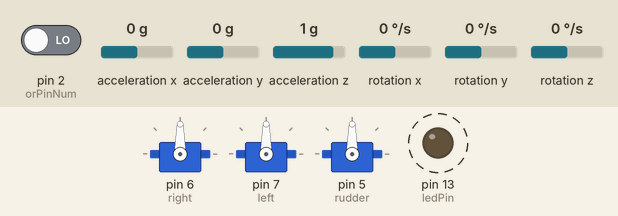
The sketch below on a simulated Arduino Nano, built for the host (arithmetic inside an expression is 32-bit, double 64-bit). Parts: 3 × servo, output pins drawn as LEDs (lit = HIGH). Dashed ring = blinking. The inputs (shaded band) are chosen by the test bench; at power-on: pin 2 (orPinNum) LOW, acceleration x 0 g, acceleration y 0 g, acceleration z 1 g, rotation x 0 °/s, rotation y 0 °/s, rotation z 0 °/s.

Above: at 0.2 s.
Timing chart, 0 to 3.0 s (numbered marks = the images above):
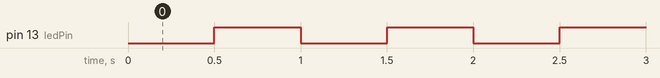

Measured:
- by itself, pin 13 (ledPin): alternates HIGH for 0.50 s and LOW for 0.50 s

The sketch:

AutopilotV4.ino
```cpp
// --------------------------------------------------------------------------
// File: AutopilotV4.ino
// Author: Jerome Hufford
// --------------------------------------------------------------------------
// Function:
// A flight controller with a manual override built for a rocket propelled
// glider utilizing a curie nano.
// --------------------------------------------------------------------------
#include <CurieIMU.h>
#include <Servo.h>
//#include <stdio.h>
#include "Globals.h"
#include "JHFilter.h"
#include "JHGuidance.h"
#include "JHController.h"

int loopCounter = 0;
int aix, aiy, aiz;
int gip, giq, gir;

JHFilter filter;
JHGuidance guidance;
JHController controller;
Servo right;
Servo left;
Servo rudder;

float hz = g_ReadRateHz;

const int ledPin =  LED_BUILTIN;
int ledState = LOW;
unsigned long previousMillis = 0;
const long interval = 500;
unsigned long microsPerReading, microsPrevious, microsNow;

// Set these pin numbers to any of the non-PWM digital pins (Note: 4 & 7 are valid)
int orPinNum = 2; // Digital pin number for the override switch (from tx/rx)
int elPinNum = 4; // Digital pin number for the elevator command (from tx/rx)

// Global override flag
bool manualOverride = false;

// Thresholds for what is considered "on" for the override switch
static int orPwmThresh = 1500; // Units: microseconds

// Initialization of global variables needed for manual PWM capture (i.e. the failsafe feature)
volatile int orPwmValue = 0;
volatile int elPwmValue = 0;
volatile int orStartTime = 0;
volatile int elStartTime = 0;

void setup() {
  // ------------------------------------------------------------------------
  // SETUP - This function only runs once at power on / reset
  // ------------------------------------------------------------------------

  Serial.begin(9600);

  pinMode(ledPin, OUTPUT);

  setupCurie();

  // Initialize state machine, nav (state est.), guidance, and control loops
  filter.begin(g_ReadRateHz, g_RCV, g_QCV);
  filter.zeroAngles(aix,aiy,aiz);
  //attach pins to servos
  right.attach(6);
  left.attach(7);
  rudder.attach(5);

  // initialize variables to pace updates to correct rate
  microsPerReading = 1000000 / hz;
  microsPrevious = micros();

  // Initialize the interrupt to look for a rising edge on the override pin
  attachInterrupt(digitalPinToInterrupt(orPinNum), orRising, RISING);
}

void loop() {

    microsNow = micros();

    if (microsNow - microsPrevious >= microsPerReading) {
        microsPrevious = microsNow;

        //loopCounter += 1;
        //Serial.println(loopCounter);

        if (manualOverride) {
           //Serial.println("Override");
           manualMode();
         }
         else {
            autoMode();
         }
         //find time one run takes
         //printStatus();
         //Serial.println(micros() - microsNow);
    }

    blinkLED();
}//end main loop


// ------------------------------------------------------------------------
// Extra Functions Here
// ------------------------------------------------------------------------

void setupCurie() {
  noInterrupts(); // Turn off all interrupts

  CurieIMU.begin();
  CurieIMU.autoCalibrateGyroOffset();

  CurieIMU.setGyroRate(g_ReadRateHz);
  CurieIMU.setAccelerometerRate(g_ReadRateHz);

  // Set the accelerometer range to 4G
  CurieIMU.setAccelerometerRange(4);
  // Set the gyroscope range to 250 degrees/second
  CurieIMU.setGyroRange(500);

  //remove this later?
  CurieIMU.autoCalibrateAccelerometerOffset(X_AXIS, 0);
  CurieIMU.autoCalibrateAccelerometerOffset(Y_AXIS, 0);
  CurieIMU.autoCalibrateAccelerometerOffset(Z_AXIS, 1);
  CurieIMU.readMotionSensor(aix, aiy, aiz, gip, giq, gir);
  interrupts(); // Turn back on all interrupts
}

void autoMode() {

  noInterrupts(); // Turn off all interrupts
  CurieIMU.readMotionSensor(aix, aiy, aiz, gip, giq, gir);
  interrupts(); // Turn back on all interrupts

  filter.updateIMU(aix, aiy, aiz, gip, giq, gir);
  guidance.inputData(filter);
  float headingCommand = guidance.getHeadingCommand();
  float rollCommand = guidance.getRollCommand();
  float pitchCommand = guidance.getPitchCommand();
  //controller.headingController(headingCommand, highpassP.output());
  controller.rollController(rollCommand, filter.getRoll(), filter.getP());
  controller.pitchController(pitchCommand, filter.getPitch(), filter.getQ());
  controller.calculateDelta(.9);

  left.write(controller.leftElevator());
  right.write(controller.rightElevator());
  rudder.write(controller.rudder());
}

void manualMode() {
  float val = ((elPwmValue * 15)/77) - (15930/77);
  left.write(180-val);
  right.write(val);
  rudder.write(90);
}

void printStatus() {

     Serial.print(" Heading = ");
  //Serial.print(heading);
  Serial.print("          roll ");
  Serial.print(filter.getRoll());
  Serial.print(" pitch ");
  Serial.print(filter.getPitch());
  Serial.print(" left ");
  Serial.print(controller.leftElevator());
   Serial.print(" right  ");
  Serial.print(controller.rightElevator());
   Serial.print(" rudder ");
  Serial.print(controller.rudder());
  Serial.print(" override ");
  Serial.print(orPwmValue);
  Serial.println();

}

void blinkLED() {
  unsigned long currentMillis = millis();

    if (currentMillis - previousMillis >= interval)
    {
        previousMillis = currentMillis;
        if (ledState == LOW) {
            ledState = HIGH;
         } else {
              ledState = LOW;
         }
    digitalWrite(ledPin, ledState);

    }
}


// This function runs when the rising edge of the override pin occurs
void orRising() {

  // Grab current time when signal went high
  orStartTime = micros(); // Units: microseconds
  // Start the interrupt that fires when the falling edge (signal low) is detected
  attachInterrupt(digitalPinToInterrupt(orPinNum), orFalling, FALLING);
}

// This function runs when the falling edge of the override pin occurs
void orFalling() {

  // Grab difference between current time (when falling edge occured) and  when
  // the rising edge occured - the delta is the pulse width
  orPwmValue = micros() - orStartTime; // Units: microseconds

  // Check if the threshold was met (i.e. the override switch was flipped on the Tx)
  if (orPwmValue > orPwmThresh) {
    // If so, set manual override flag true and start elevator cmd interrupt
    if (!manualOverride){
      manualOverride = true;
      attachInterrupt(digitalPinToInterrupt(elPinNum), elRising, RISING);
    }

  }
  else {

    // If not, set manual override flag false and detach elevator cmd interrupt
    manualOverride = false;
    detachInterrupt(digitalPinToInterrupt(elPinNum));
  }

  // Restart the interrupt that fires when the rising edge (signal high) is detected
  attachInterrupt(digitalPinToInterrupt(orPinNum), orRising, RISING);
}

// This function runs when the rising edge of the elevator PWM command occurs
void elRising() {
  // Grab current time when signal went high
  elStartTime = micros(); // Units: microseconds

  // Start the interrupt that fires when the falling edge (signal low) is detected
  attachInterrupt(digitalPinToInterrupt(elPinNum), elFalling, FALLING);
}

// This function runs when the falling edge of the elevator PWM command occurs
void elFalling() {
  // Grab difference between current time (when falling edge occured) and  when
  // the rising edge occured - the delta is the pulse width
  elPwmValue = micros() - elStartTime; // Units: microseconds

  // Start the interrupt that fires when the falling edge (signal low) is detected
  attachInterrupt(digitalPinToInterrupt(elPinNum), elRising, RISING);
}
```

Globals.cpp
```cpp
// (licence header left out)
#include <stdio.h>
#include "Globals.h"


const float g_ReadRateHz = 100;    // read rate
const float t = 1/g_ReadRateHz;   //read rate in sec


//FIXME: do covariances change over time???
//measurement covariance (how much each measurement is “trusted”)(R)
const float g_RCV = .001;

//process covariance (uncertainty in the modeling)(Q)
const float g_QCV = .1;

//Controller scalers
 const float g_Trim = 90;
//pitch
const float g_pitchKi = .1; //0.0135;
const float g_pitchKp = 4; //0.0263;
//q
const float g_qKi = .3;//0.676;
const float g_qKp = 0.7;
//roll
const float g_rollKi = .01;
const float g_rollKp = 3;
//p
const float g_pKi = .03;
const float g_pKp = 0.7;
//heading
const float g_headingKi = 0;
const float g_headingKp = 0;
//r
const float g_rKi = 0;
const float g_rKp = 0;

const float g_Ignore = 1000;
const float g_Glide = -3.5;
const float g_Zero = 0;
const float g_Launch = -1000;

const float g_GainGlide = 1;
const float g_GainBoost = 1;
```

Globals.h
```cpp
// (licence header left out)
#ifndef Globals_h
#define Globals_h

extern const float g_ReadRateHz;    // read rate
extern const float t;   //read rate in sec

//measurement covariance (how much each measurement is “trusted”)(R)
extern const float g_RCV;

//process covariance (uncertainty in the modeling)(Q)
extern const float g_QCV;

//Controller scalers
extern const float g_Trim;
//pitch
extern const float g_pitchKi;
extern const float g_pitchKp;
//q
extern const float g_qKi;
extern const float g_qKp;
//roll
extern const float g_headingKi;
extern const float g_headingKp;
//p
extern const float g_pKi;
extern const float g_pKp;
//bank
extern const float g_rollKi;
extern const float g_rollKp;
//r
extern const float g_rKi;
extern const float g_rKp;

extern const float g_Ignore;
extern const float g_Glide;
extern const float g_Zero;
extern const float g_GainGlide;
extern const float g_GainBoost;
extern const float g_Launch;
#endif /* Globals_h */
```

JHController.cpp
```cpp
// (licence header left out)
#include "JHController.h"
#include "Globals.h"
#include "JHGuidance.h"
JHController::JHController() { //initialize needed PI objects during controller construction
    pitchPI = JHPI(g_pitchKi, g_pitchKp);
    qPI = JHPI(g_qKi, g_qKp);

    rollPI = JHPI(g_rollKi, g_rollKp);
    pPI = JHPI(g_pKi, g_pKp);

    headingPI = JHPI(g_headingKi, g_headingKp);
    rPI = JHPI(g_rKi, g_rKp);
}

void JHController::pitchController(float pitchCommand, float currentPitch, float currentQ) { // two loop conrtoller for pitch
    if (pitchCommand == g_Ignore) return;
    if (pitchCommand == g_Launch) {
        pitchInt = -20;
        return;
    }
    float qCommanded = pitchPI.update(pitchCommand, currentPitch);
    pitchInt = qPI.update(qCommanded, currentQ);
}

void JHController::headingController(float headingCommand, float currentR) { // heading controller
    if (headingCommand == g_Ignore) return;

    float rCommand = headingCommand; // headingPI.update(headingCommand, currentHeading);
    rollInt = rPI.update(rCommand, currentR);
}

void JHController::rollController(float rollCommand, float currentRoll, float currentP) { // two loop conrtoller for roll
    if (rollCommand == g_Ignore) return;

    float pCommanded = rollPI.update(rollCommand, currentRoll);
    rollInt = pPI.update(pCommanded, currentP);
}

void JHController::calculateDelta(float gain) { // applying gains to output and
    float d1 = rollInt * gain;
    float d2 = pitchInt * gain;
    float d3 = headingInt * gain;

    rollPI.d = d1;
    pPI.d = d1;
    pitchPI.d = d2;
    qPI.d = d2;
    headingPI.d = d3;
    rPI.d = d3;

    deltaRudder = d3 + g_Trim;
    deltaLeftElevator = (d1 - d2) + g_Trim;
    deltaRightElevator = (d1 + d2) + g_Trim;

}
//functions that return control surface deflections
float JHController::rightElevator() {
    return deltaRightElevator;
}

float JHController::leftElevator() {
    return deltaLeftElevator;
}

float JHController::rudder()  {
    return deltaRudder;
}
```

JHController.h
```cpp
// (licence header left out)
#ifndef JHController_h
#define JHController_h

#include <stdio.h>
#include "JHPI.h"

class JHController {
private:
    float deltaRightElevator;
    float deltaLeftElevator;
    float deltaRudder;
    float pitchInt;
    float rollInt;
    float headingInt;
    JHPI pitchPI;
    JHPI qPI;
    JHPI rollPI;
    JHPI pPI;
    JHPI headingPI;
    JHPI rPI;

public:
    JHController();
    void pitchController(float pitchCommand, float currentPitch, float currentQ); //update controller

    void headingController(float headingCommand, float currentR);

    void rollController(float rollCommand, float currentRoll, float currentP);

    void calculateDelta(float gain);

    float rightElevator(); //get elevator commands
    float leftElevator();
    float rudder();


};
#endif /* JHController_h */
```

JHFilter.cpp
```cpp
//
//  JHFilter.cpp
//  Rocket Powered Glider
//
//  Created by Jerome - UCF on 2/25/19.
//

#include "JHFilter.h"
#include "BasicLinearAlgebra.h"
#include <stdio.h>

using namespace BLA;

template<int dim, class ElemT> struct Diagonal
{
    mutable ElemT m[dim];
    typedef ElemT elem_t;
    ElemT &operator()(int row, int col) const
    {
        static ElemT dummy;
        if(row == col && row < dim)
            return m[row];
        else
            return (dummy = 0);
    }
};
BLA::Matrix<3, 3, Diagonal<3, float> > z6;
BLA::Matrix<4, 4, Diagonal<4, float> > z4;
BLA::Matrix<3,3> I3;
BLA::Matrix<4,4> I4;
BLA::Matrix<3,3> R;
BLA::Matrix<4,4> Q;
BLA::Matrix<4,4> F;
BLA::Matrix<3,1> h;
BLA::Matrix<3,4> H;

BLA::Matrix<4,4> Hn;
BLA::Matrix<1,1> Xpriorin;
BLA::Matrix<1,1> Xn;


//declare function vars
BLA::Matrix<4> X;
BLA::Matrix<4> Xpriori;
BLA::Matrix<4,4> Ppriori;
BLA::Matrix<3,3> f;
BLA::Matrix<4,3> K;
BLA::Matrix<4,4> P;
BLA::Matrix<3> z;

BLA::Matrix<6> V;


JHFilter::JHFilter(){
    axLP = JHLowpass();
    ayLP = JHLowpass();
    azLP = JHLowpass();
    pLP = JHLowpass();
    qLP = JHLowpass();
    rLP = JHLowpass();

};

void JHFilter::refine() {
    ax = axLP.noiseReduction(ax);
    ay = ayLP.noiseReduction(ay);
    az = azLP.noiseReduction(az);
    p = pLP.noiseReduction(p);
    q = qLP.noiseReduction(q);
    r = rLP.noiseReduction(r);

}

float JHFilter::convertRawAcceleration(int aRaw) {

    float a = (aRaw * 4.0 * g) / 32768.0;
    return a;
}

float JHFilter::convertRawGyro(int gRaw) {

    float b = (gRaw * 500.0) / 32768.0;
    return b;
}

void JHFilter::begin(float hz, float RCV, float QCV) {
    t = 1.0f / hz;

    I3 = z6.Fill(1);
    I4 = z4.Fill(1);
    P = I4;
    R = z6.Fill(RCV);
    Q = z4.Fill(QCV);
}

void JHFilter::zeroAngles(float aix, float aiy, float aiz) {
    ax = convertRawAcceleration(aix);
    ay = convertRawAcceleration(aiy);
    az = convertRawAcceleration(aiz);

    float G = sqrt(ax*ax+ay*ay+az*az);
    float theta = asin(-ax/G);
    float phi = acos(az/(G*cos(theta)));
    float psi = 0;

    q4 = (cos(phi/2) * cos(theta/2) * cos(psi/2)) + (sin(phi/2) * sin(theta/2) * sin(psi/2));
    q1 =(sin(phi/2) * cos(theta/2) * cos(psi/2)) - (cos(phi/2) * sin(theta/2) * sin(psi/2));
    q2 =(cos(phi/2) * sin(theta/2) * cos(psi/2)) + (sin(phi/2) * cos(theta/2) * sin(psi/2));
    q3 =(cos(phi/2) * cos(theta/2) * sin(psi/2)) - (sin(phi/2) * sin(theta/2) * cos(psi/2));

    X = {
        q1,
        q2,
        q3,
        q4
    };
}

void JHFilter::updateIMU(float aix, float aiy, float aiz, float gip, float giq, float gir) {

    ax = convertRawAcceleration(aix);
    ay = convertRawAcceleration(aiy);
    az = convertRawAcceleration(aiz);
    p = convertRawGyro(gip);
    q = convertRawGyro(giq);
    r = convertRawGyro(gir);

    V = {ax,ay,az,p,q,r};

    p = deg2rad(p);
    q = deg2rad(q);
    r = deg2rad(r);

    z = {ax,ay,az};

    //entries go left to right, top to bottom
    H = {
        2*X(2)*g,
        2*-X(3)*g,
        2*X(0)*g,
        2*-X(1)*g,

        2*X(3)*g,
        2*X(2)*g,
        2*X(1)*g,
        2*X(0)*g,

        2*-X(0)*g,
        2*-X(1)*g,
        2*X(2)*g,
        2*X(3)*g,
    };

    F = {
        1,          r * t/2,   -q * t/2,   p * t/2,
        -r * t/2,    1,          p * t/2,    q * t/2,
        q * t/2,    -p * t/2,   1,          r * t/2,
        -p * t/2,    -q * t/2,    -r * t/2,    1
    };

    Xpriori = F * X;

    Xpriorin = {1/sqrt((Xpriori(0))*(Xpriori(0))+(Xpriori(1))*(Xpriori(1))+(Xpriori(2))*(Xpriori(2))+(Xpriori(3))*(Xpriori(3)))};

    Xpriori = Xpriori * Xpriorin;

    Ppriori = F * P * ~F + Q;

    f = H * Ppriori * ~H + R;

    K = Ppriori * ~H * Invert(f);

    h = {
        2*g*(Xpriori(0)*Xpriori(2)-Xpriori(1)*Xpriori(3)),
        2*g*(Xpriori(1)*Xpriori(2)+Xpriori(0)*Xpriori(3)),
        g*(-(Xpriori(0)*Xpriori(0))-(Xpriori(1)*Xpriori(1))+(Xpriori(2)*Xpriori(2))+(Xpriori(3)*Xpriori(3))),
    };

    X = Xpriori + K * (z - h);

    //normalizing X
    Xn = {1/sqrt((X(0))*(X(0))+(X(1))*(X(1))+(X(2))*(X(2))+(X(3))*(X(3)))};

    X = X * Xn;

    P = (I4 - K * H) * Ppriori;
}

float JHFilter::rad2deg(float rad) {
    return (rad / M_PI) * 180;
}

float JHFilter::deg2rad(float deg) {
    return (deg * M_PI) / 180;
}

float JHFilter::clip(float n) {
    return fmax(-1, fmin(n, 1));
}

float JHFilter::getRoll(){
    float roll = atan2(2 * (X(3) * X(0) + X(1) * X(2)), 1 - 2 * (X(0) * X(0) + X(1) * X(1)));

    return rad2deg(roll);
}

float JHFilter::getPitch(){
    float pitch = asin(2 * (X(3) * X(1) - X(0) * X(2)));

    if (2 * (X(3) * X(1) - X(0) * X(2))<-1) {
        pitch = -3.141592/2;
    }
    if (2 * (X(3) * X(1) - X(0) * X(2))>1) {
        pitch = 3.141592/2;
    }
    return rad2deg(pitch);
}

float JHFilter::getYaw(){
    float yaw = atan2(2 * (X(3) * X(2) + X(0) * X(1)), 1 - 2 * (X(1) * X(1) + X(2) * X(2)));

    return rad2deg(yaw);
}

float JHFilter::getAx(){
    return V(0);
}
float JHFilter::getAy(){
    return V(1);
}
float JHFilter::getAz(){
    return V(2);
}
float JHFilter::getP(){
    return V(3);
}
float JHFilter::getQ(){
    return V(4);
}
float JHFilter::getR(){
    return V(5);
}
```

JHGuidance.h
```cpp
// (licence header left out)
#ifndef JHGuidance_h
#define JHGuidance_h
#include "JHFilter.h"

enum GuidanceState
{
    rc = 0,
    standby,
    calibrate,
    boost,
    transition,
    glide,
    landed
};

class JHGuidance {

private:
    float headingCommand;
    float pitchCommand;
    float rollCommand;
    void detectState(JHFilter& filter);
    void calulateGuidance(JHFilter& filter);
    float initialHeading;
    float initialPitch;
    float gain;
    float count;
public:
    JHGuidance();

    void inputData(JHFilter&);

    void logSelf();

    // Calculated Outputs
    GuidanceState currentState = standby;

    float getHeadingCommand();
    float getRollCommand();
    float getPitchCommand();
    float getGainCommand();
    float getState();
};

#endif /* JHGuidance_h */
```

Source omitted: BasicLinearAlgebra.h (22026 bytes), JHFilter.h (1062 bytes), JHGuidance.cpp (4575 bytes), JHLowpass.cpp (409 bytes), JHLowpass.h (303 bytes), JHPI.cpp (746 bytes), JHPI.h (372 bytes), MemoryDelegate.h (8408 bytes)
